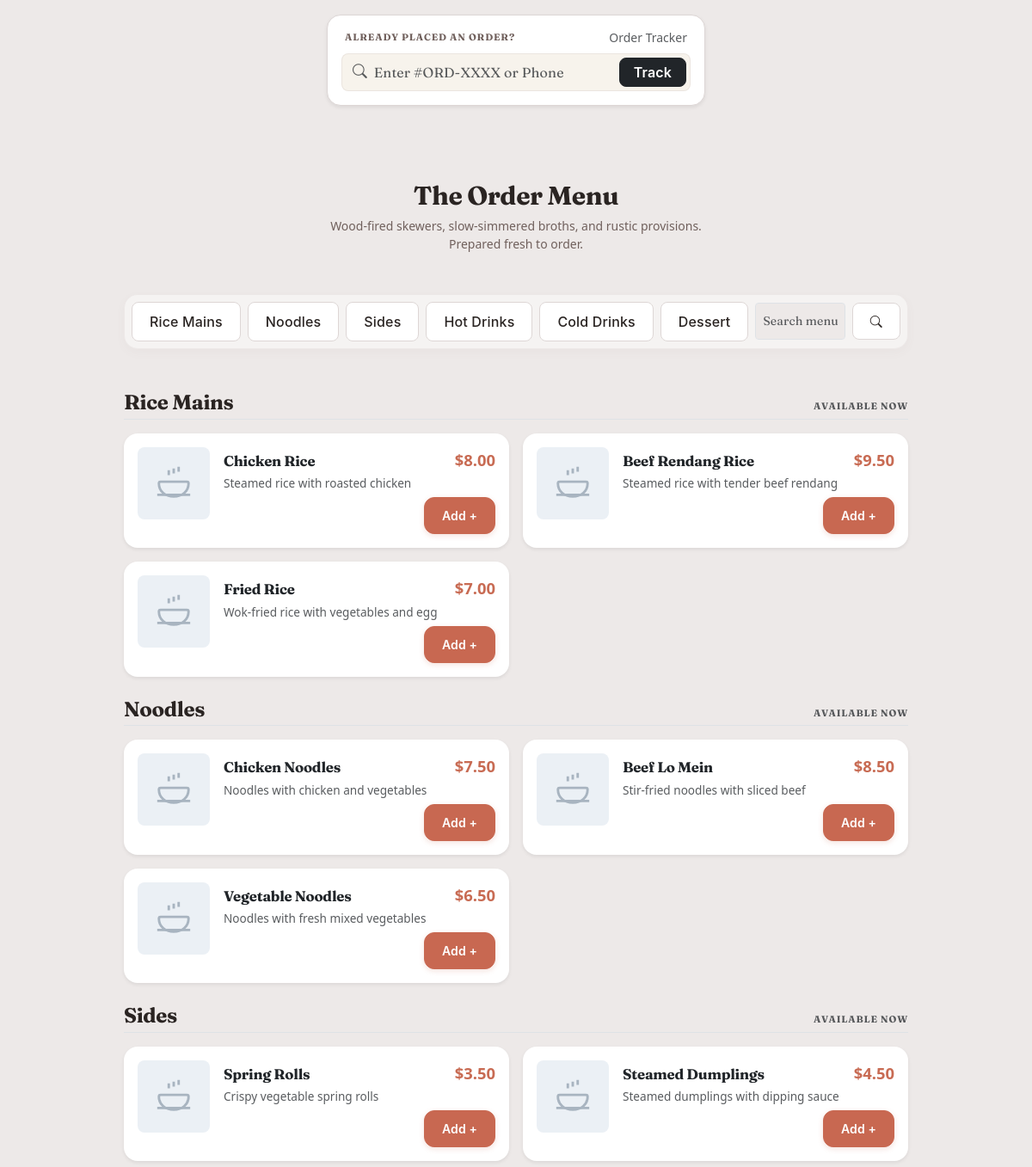
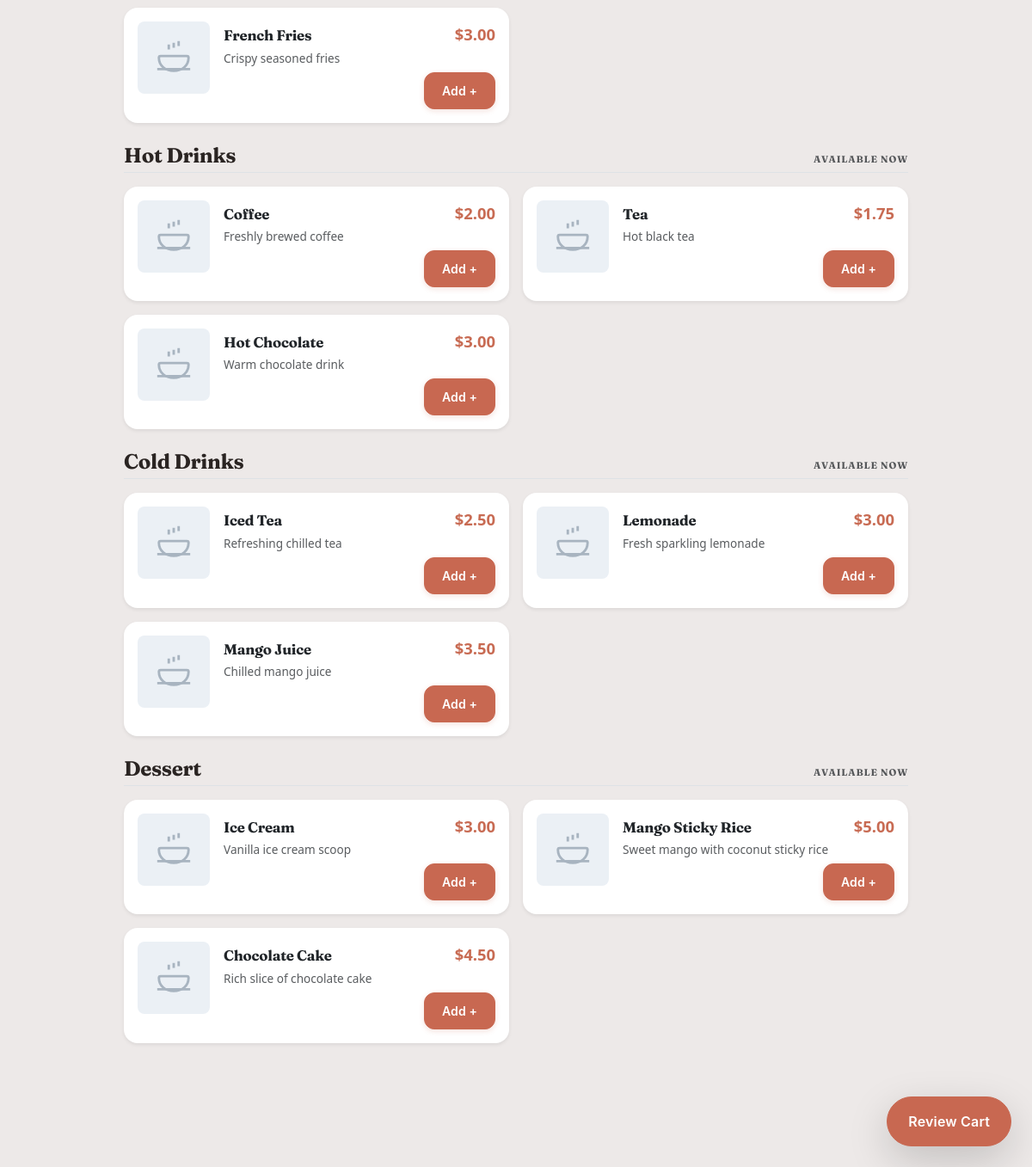
Before: / (lower part) with the older database file (2 pictures, top to bottom).
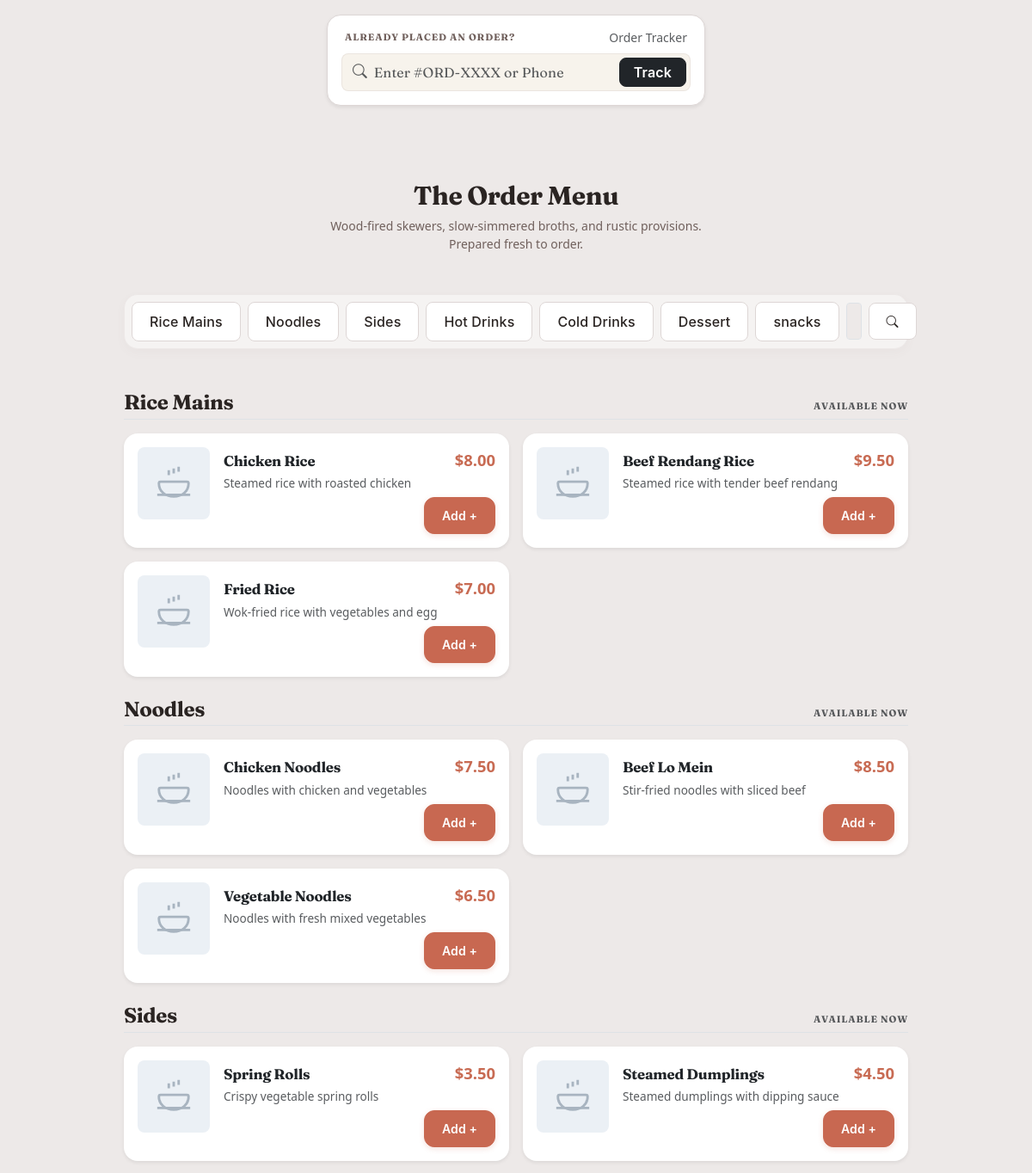
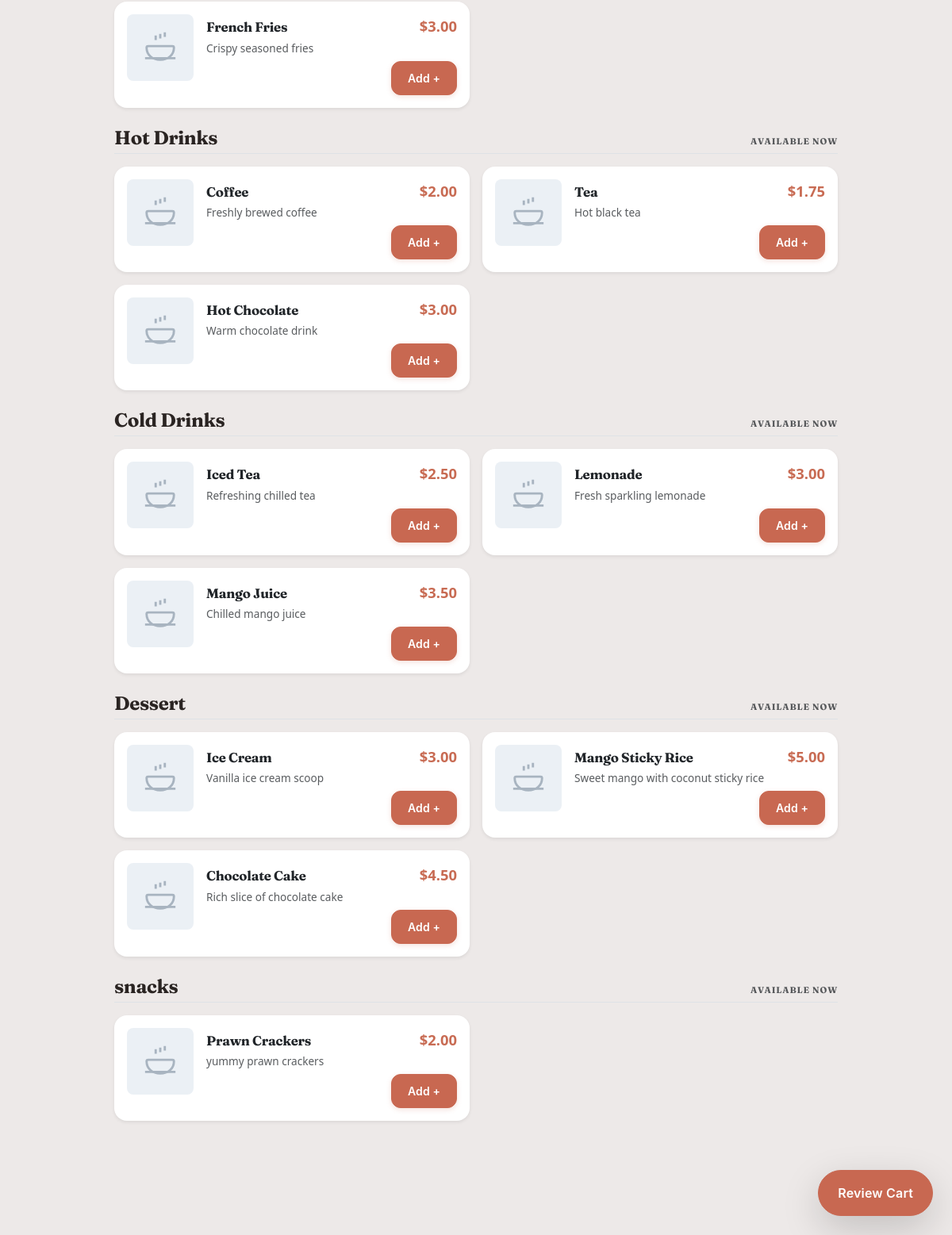
After: the same page with the newer database file (2 pictures, top to bottom).
### app/models.py (models this page shows, shortened)
class Category(db.Model):
    __tablename__ = "categories"
    id   = db.Column(db.Integer, primary_key=True)
    name = db.Column(db.String(64), unique=True, nullable=False)
    display_order = db.Column(db.Integer, default=0, nullable=False)
    items = db.relationship("MenuItem", backref="category", lazy=True)

class MenuItem(db.Model):
    __tablename__ = "menu_items"
    id               = db.Column(db.Integer, primary_key=True)
    name             = db.Column(db.String(100), nullable=False)
    description      = db.Column(db.String(255), default="")
    price            = db.Column(db.Float,       nullable=False)
    category_id      = db.Column(db.Integer, db.ForeignKey('categories.id', ondelete='SET NULL'), nullable=True)
    image_filename   = db.Column(db.String(120),  default="placeholder.jpg")
    is_available     = db.Column(db.Boolean,      default=True, nullable=False)
    order_items = db.relationship("OrderItem", back_populates="menu_item")

### app/main/routes.py (the view)
@main_bp.route("/")
def index():
    categories = Category.query.all()
    menu_items = MenuItem.query.all()
    if current_user.is_authenticated:
        from flask_login import logout_user
        logout_user()
    return render_template("main/index.html", categories=categories, menu_items=menu_items)

### app/templates/main/index.html (shortened to what this page needs)
{% extends "base.html" %}
{% block content %}
<div class="container py-3 d-flex flex-column align-items-center mx-auto" style="max-width: 580px;">
  <div class="card track-order-section w-100 p-3 shadow-sm" style="max-width: 440px;">
    <div class="d-flex justify-content-between align-items-center mb-2 px-1">
      <span class="text-eyebrow">Already placed an order?</span>
      <span class="small text-muted">Order Tracker</span>
    </div>
    <form action="{{ url_for('order_confirmation.track') }}" method="GET" class="input-pill-group rounded-3 p-1 d-flex align-items-center gap-2">
      <div class="d-flex align-items-center gap-2 flex-grow-1 ps-2">
        <i class="bi bi-search text-muted flex-shrink-0" aria-hidden="true"></i>
        <input type="text"
               name="order_number"
               class="form-control border-0 bg-transparent shadow-none p-0"
               placeholder="Enter #ORD-XXXX or Phone"
               autocomplete="off"
               aria-label="Order tracking code or phone number"
               required>
      </div>
      <button class="btn btn-dark rounded-3 px-3 py-1 fw-semibold flex-shrink-0" type="submit">
        Track
      </button>
    </form>
  </div>
</div>
<div id="menu" class="mb-5 w-100 mx-auto mt-5" >
  {% include 'menu/menu.html' %}
</div>
{% endblock %}

### app/templates/menu/menu.html (shortened to what the changed rows need)
{% block content %}
<div class="container py-4 menu-page" style="max-width: 960px">
  <header class="text-center mb-4 pb-2">
    <h1 class="headline display-5 fw-bold mb-2">The Order Menu</h1>
  </header>
  <div class="sticky-category-bar sticky-top mb-4">
    <div
      class="filter-toolbar rounded-4 p-2 d-flex justify-content-between align-items-center gap-2"
    >
      <div class="category-filter d-none d-md-flex gap-2">
        {% for category in categories %}
        <a href="#category-{{ category.id }}" class="btn btn-menu-filter rounded-3 flex-shrink-0 text-nowrap">
          {{ category.name }}
        </a>
        {% endfor %}
      </div>
    </div>
  </div>
  <section class="menu-category-section mb-5">
    {% for category in categories %}
    <div
      id="category-{{ category.id }}"
      class="d-flex align-items-baseline justify-content-between border-bottom pb-1 pt-4 mb-3"
    >
      <h2 class="h4 headline fw-bold m-0">{{ category.name }}</h2>
      <span class="text-eyebrow text-muted">Available Now</span>
    </div>
    <div class="row g-3">
      {% for item in category.items %}
      <div class="col-12 col-md-6">
        <div class="card h-100 border-0 shadow-sm rounded-4 p-3 bg-white">
          <div class="d-flex gap-3 h-100">
            <div
              class="flex-shrink-0 d-flex align-items-center justify-content-center rounded-3"
              style="width: 84px; height: 84px; background-color: #ebf0f5"
            >
              <svg
                width="46"
                height="46"
                viewBox="0 0 24 24"
                fill="none"
                stroke="#A8B4C0"
                stroke-width="1.5"
              >
                <path
                  d="M4 11h16a1 1 0 0 1 1 1c0 5-4 8-9 8s-9-3-9-8a1 1 0 0 1 1-1z"
                />
                <path d="M2 19h20" />
                <path d="M9 4v3m3-4v3m3-4v3" />
              </svg>
            </div>
            <div class="d-flex flex-column flex-grow-1 justify-content-between">
              <div>
                <div
                  class="d-flex justify-content-between align-items-baseline gap-2 mb-1"
                >
                  <h6
                    class="fw-bold mb-0 text-dark font-sans"
                    style="font-size: 1.05rem"
                  >
                    {{ item.name }}
                  </h6>
                  <span
                    class="fw-bold text-nowrap font-serif"
                    style="color: #c86b53; font-size: 1.15rem"
                  >
                    ${{ "%.2f"|format(item.price) }}
                  </span>
                </div>
                <p
                  class="text-muted small mb-2 lh-sm"
                  style="font-size: 0.85rem"
                >
                  {{ item.description }}
                </p>
              </div>
              {% set quantity = session.get('cart', {}).get(item.id|string, 0)|int %}
              <div class="menu-item-controls d-flex justify-content-end" data-item-id="{{ item.id }}">
                <button
                  type="button"
                  class="btn btn-primary menu-add-btn btn-sm  {% if quantity > 0 %}d-none{% endif %}"
                  hx-post="{{ url_for('cart.update_cart', item_id=item.id) }}"
                  hx-vals='{"delta": 1}'
                  hx-swap="none"
                >
                  Add +
                </button>
              </div>
            </div>
          </div>
        </div>
      </div>
      {% endfor %}
    </div>
    {% endfor %}
  </section>
</div>
{% endblock %}

Changed rows visible on the page:
added Category: name "snacks"
added MenuItem: name "Prawn Crackers", price "2.00", description "yummy prawn crackers", shown under "snacks"
